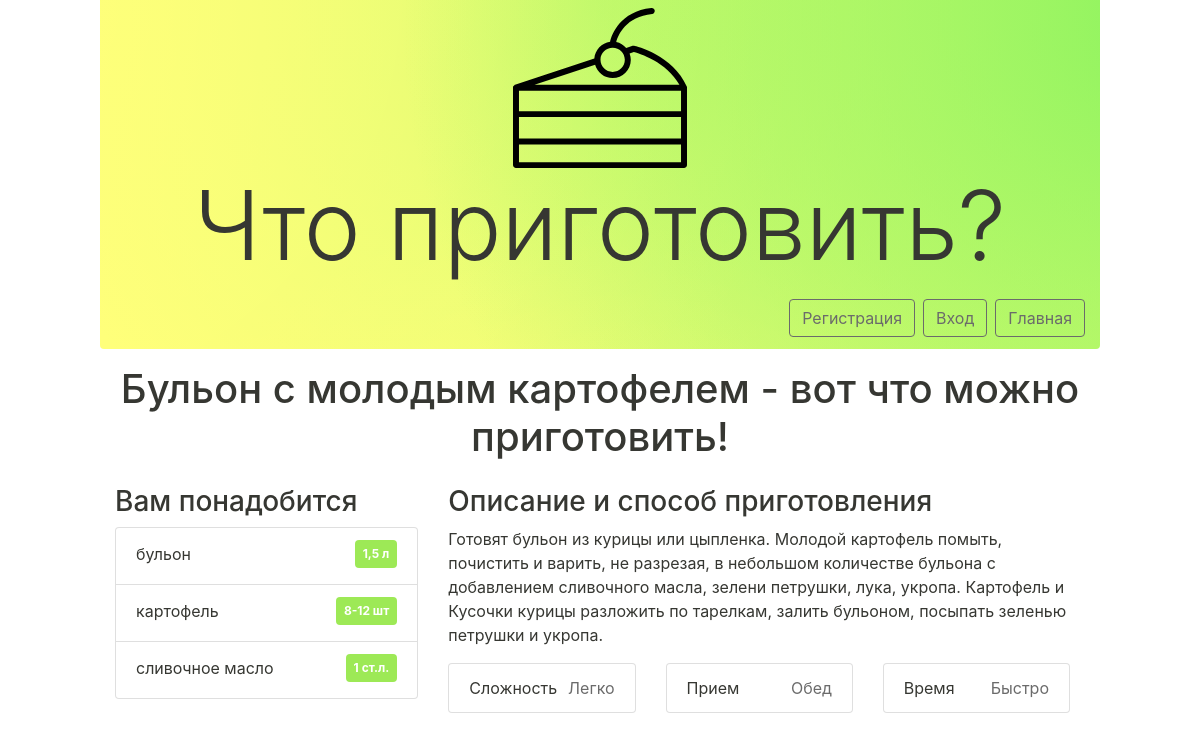
Page /recipe/?id=9 on the committed database.
### ladybugs/models.py (models this page shows, shortened)
class Recipes(models.Model):
    ingredients = models.ManyToManyField('Ingredients', max_length=150, through='RecipesInside', through_fields=('recipe','ingredient'))
    title = models.CharField(max_length=150)
    value = models.CharField(max_length=150)
    complexity = models.IntegerField(choices=(
        (1,'Легко'),
        (2,'Средне'),
        (3,'Сложно'),
    ),default=2)
    speed = models.IntegerField(choices=(
        (1,'Очень медленно'),
        (2,'Медленно'),
        (3,'Быстро'),
        (4,'Очень быстро'),
    ),default=3)
    meal_time = models.IntegerField(choices=(
        (0,'Перекус'),
        (1,'Завтрак'),
        (2,'Обед'),
        (3,'Ужин'),
    ),default=0)
    user = models.ForeignKey('auth.User', on_delete=models.CASCADE, max_length=50,
                             default=User.objects.get(username='admin').id)

class RecipesInside(models.Model):
    recipe = models.ForeignKey(Recipes,on_delete=models.CASCADE)
    ingredient = models.ForeignKey(Ingredients,on_delete=models.CASCADE)
    amount = models.CharField(max_length=64)

class Ingredients(models.Model):
    id = models.IntegerField(primary_key=True)
    name = models.CharField(max_length=150)

### ladybugs/views.py (the view)
# urls.py: path('recipe/', views.full_recipe),
def full_recipe(request):
    recipe = Recipes.objects.get(id=int(request.GET['id']))
    return render(request, 'recipe.html', {'recipe': recipe})

### templates/recipe.html (shortened to what this page needs)
<!DOCTYPE html>
<html>
<head>
    <link rel="stylesheet" href="/static/css/styles.css">
    <link rel="stylesheet" href="/static/css/home-styles.css">
</head>
<body>
<div class="header-navbar__cover pb-2 rounded-bottom">
    <header class="text-center pt-2 mb-3">
        <img class="logo-image" src="/static/assets/cake_simple.svg" alt="sohungry">
        <h1 class="display-1 p-0 d-none d-md-block">Что приготовить?</h1>
    </header>
    <div class="container-fluid mb-1">
        <nav class="navbar navbar-expand-lg p-0">
            <div class="collapse navbar-collapse" id="navbar-content">
                <div class="navbar-nav ml-auto">
                    {% if name %}
                    <a class="btn btn-outline-dark ml-0 ml-lg-2 mt-1 mt-lg-0" href="/userpage" role="button">Личный кабинет</a>
                    <a class="btn btn-outline-dark ml-0 ml-lg-2 mt-1 mt-lg-0" href="/logout" role="button">Выход</a>
                    {% else %}
                    <a class="btn btn-outline-dark ml-0 ml-lg-2 mt-1 mt-lg-0" href="/register" role="button">Регистрация</a>
                    <a class="btn btn-outline-dark ml-0 ml-lg-2 mt-1 mt-lg-0" href="/login" role="button">Вход</a>
                    {% endif %}
                    <a class="btn btn-outline-dark ml-0 ml-lg-2 mt-1 mt-lg-0" href="/main" role="button">Главная</a>
                </div>
            </div>
        </nav>
    </div>
</div>
<h1 class="text-center mt-3 mb-4">{{ recipe.title }} - вот что можно приготовить!</h1>
<div class="row mr-0 ml-1 ml-md-0 mb-3" id="full-recipe">
    <div class="col-12 col-md-4 m-0">
        <h3>Вам понадобится</h3>
        <ul class="list-group">
        {% for ingredient in recipe.recipesinside_set.all %}
            <li class="list-group-item">
            <div class="d-flex align-items-center mb-1">
                {{ ingredient.ingredient.name }}
                <span class="badge badge-primary text-white ml-auto p-2">{{ ingredient.amount }}</span>
            </div>
            </li>
        {% endfor %}
        </ul>
    </div>
    <div class="col-12 col-md-8 m-0 mt-3 mt-md-0">
        <h3>Описание и способ приготовления</h3>
        <p>{{ recipe.value }}</p>
        <div class="row mr-0 mt-0 mt-md-3">
                <div class="col-12 col-md">
                    <div class="d-flex list-group-item mb-1">
                        Сложность <span class="ml-auto text-dark pl-2">{{ recipe.get_complexity_display }}</span>
                    </div>
                </div>
                <div class="col-12 col-md">
                    <div class="d-flex list-group-item mb-1">
                        Прием <span class="ml-auto text-dark pl-2">{{ recipe.get_meal_time_display }}</span>
                    </div>
                </div>
                <div class="col-12 col-md">
                    <div class="d-flex list-group-item mb-1">
                        Время <span class="ml-auto text-dark pl-2">{{ recipe.get_speed_display }}</span>
                    </div>
                </div>
            </div>
    </div>
</div>
</body>
</html>

### static/css/home-styles.css (style rules this page uses)
body { margin: 0 auto; max-width: 1000px; background: none; color: #363732; }
.logo-image { height: 20vmin; }
.header-navbar__cover,.footer__cover { background-color: #ffff7a; background-attachment: fixed; background-size: cover; background-position: center; }

### rows in the picture
Recipes: title "Бульон с молодым картофелем", value "Готовят бульон из курицы или цыпленка. Молодой картофель помыть, почистить и варить, не разрезая, в небольшом количестве бульона с добавлением сливочного масла, зелени петрушки, лука, укропа. Картофель и Кусочки курицы разложить по тарелкам, залить бульоном, посыпать зеленью петрушки и укропа.", complexity "Легко", meal_time "Обед", speed "Быстро"
RecipesInside: ingredient.name "бульон", amount "1,5 л"
RecipesInside: ingredient.name "картофель", amount "8-12 шт"
RecipesInside: ingredient.name "сливочное масло", amount "1 ст.л."
